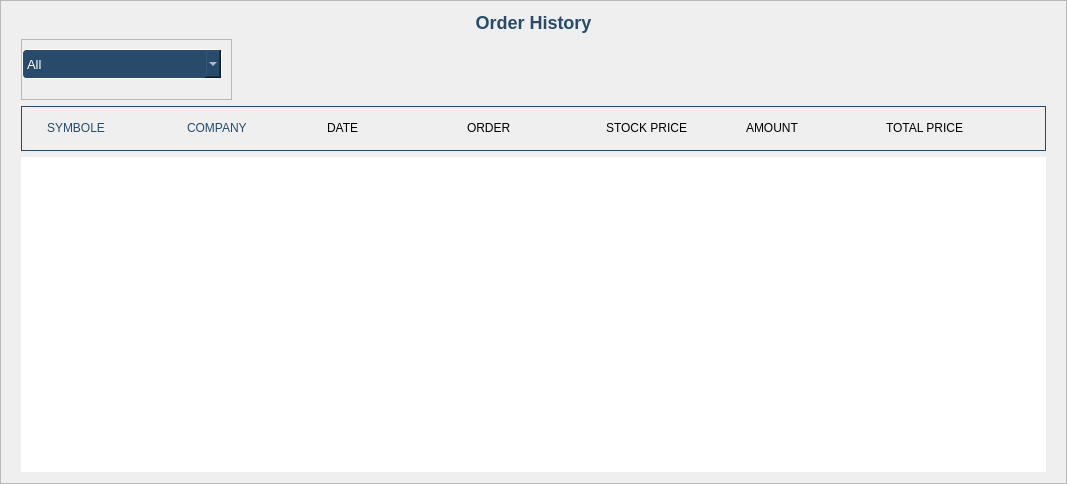
<?xml version="1.0" encoding="UTF-8"?>
<ui version="4.0">
 <class>Frame_History</class>
 <widget class="QFrame" name="Frame_History">
  <property name="geometry">
   <rect>
    <x>0</x>
    <y>0</y>
    <width>1067</width>
    <height>484</height>
   </rect>
  </property>
  <property name="layoutDirection">
   <enum>Qt::RightToLeft</enum>
  </property>
  <property name="styleSheet">
   <string notr="true">#Frame_Portfolio{	
	
	border: 1px solid #274b6f;
	border-radius: 5px;
	padding: 5px 10px;
	color: rgb(40, 73, 107);
	background-color: rgb(249, 249, 249);
}

</string>
  </property>
  <property name="frameShape">
   <enum>QFrame::StyledPanel</enum>
  </property>
  <layout class="QVBoxLayout" name="verticalLayout">
   <property name="leftMargin">
    <number>20</number>
   </property>
   <property name="rightMargin">
    <number>20</number>
   </property>
   <item alignment="Qt::AlignBottom">
    <widget class="QLabel" name="labelTitle">
     <property name="sizePolicy">
      <sizepolicy hsizetype="Preferred" vsizetype="Fixed">
       <horstretch>0</horstretch>
       <verstretch>0</verstretch>
      </sizepolicy>
     </property>
     <property name="styleSheet">
      <string notr="true">font-weight: bold; font-size: 18px;
color: rgb(40, 75, 107);</string>
     </property>
     <property name="text">
      <string>Order History</string>
     </property>
     <property name="alignment">
      <set>Qt::AlignCenter</set>
     </property>
     <property name="margin">
      <number>10</number>
     </property>
    </widget>
   </item>
   <item alignment="Qt::AlignRight">
    <widget class="QFrame" name="frame_combo_box">
     <property name="minimumSize">
      <size>
       <width>0</width>
       <height>0</height>
      </size>
     </property>
     <property name="frameShape">
      <enum>QFrame::StyledPanel</enum>
     </property>
     <property name="frameShadow">
      <enum>QFrame::Raised</enum>
     </property>
     <layout class="QHBoxLayout" name="horizontalLayout">
      <property name="leftMargin">
       <number>0</number>
      </property>
      <property name="bottomMargin">
       <number>20</number>
      </property>
      <item>
       <widget class="QComboBox" name="comboBox">
        <property name="sizePolicy">
         <sizepolicy hsizetype="Fixed" vsizetype="Fixed">
          <horstretch>0</horstretch>
          <verstretch>0</verstretch>
         </sizepolicy>
        </property>
        <property name="minimumSize">
         <size>
          <width>200</width>
          <height>30</height>
         </size>
        </property>
        <property name="font">
         <font>
          <pointsize>10</pointsize>
         </font>
        </property>
        <property name="layoutDirection">
         <enum>Qt::LeftToRight</enum>
        </property>
        <property name="styleSheet">
         <string notr="true">#comboBox{
background-color: rgb(40, 75, 107);
color: rgb(255, 255, 255);
border: 1px solid rgb(255, 255, 255);
padding 5px;
border-radius: 4px;
}
</string>
        </property>
        <property name="currentText">
         <string>All</string>
        </property>
        <property name="sizeAdjustPolicy">
         <enum>QComboBox::AdjustToMinimumContentsLengthWithIcon</enum>
        </property>
        <item>
         <property name="text">
          <string>All</string>
         </property>
        </item>
        <item>
         <property name="text">
          <string>Buy</string>
         </property>
        </item>
        <item>
         <property name="text">
          <string>Sale</string>
         </property>
        </item>
       </widget>
      </item>
     </layout>
    </widget>
   </item>
   <item>
    <widget class="QFrame" name="frameHeaderRow">
     <property name="layoutDirection">
      <enum>Qt::LeftToRight</enum>
     </property>
     <property name="styleSheet">
      <string notr="true">#frameHeaderRow{	
	
	border-bottom: 2px solid #274b6f;
	padding: 5px;
	color: rgb(40, 73, 107);
}</string>
     </property>
     <property name="frameShape">
      <enum>QFrame::Box</enum>
     </property>
     <layout class="QHBoxLayout" name="headerLayout">
      <property name="leftMargin">
       <number>20</number>
      </property>
      <property name="rightMargin">
       <number>20</number>
      </property>
      <item>
       <widget class="QLabel" name="label_symbole">
        <property name="font">
         <font>
          <pointsize>9</pointsize>
         </font>
        </property>
        <property name="styleSheet">
         <string notr="true">color: rgb(40, 75, 107);</string>
        </property>
        <property name="text">
         <string>SYMBOLE</string>
        </property>
       </widget>
      </item>
      <item>
       <widget class="QLabel" name="labelCompany">
        <property name="styleSheet">
         <string notr="true">color: rgb(40, 75, 107);</string>
        </property>
        <property name="text">
         <string>COMPANY</string>
        </property>
       </widget>
      </item>
      <item>
       <widget class="QLabel" name="labelDate">
        <property name="text">
         <string>DATE</string>
        </property>
       </widget>
      </item>
      <item>
       <widget class="QLabel" name="labelOrder">
        <property name="text">
         <string>ORDER</string>
        </property>
       </widget>
      </item>
      <item>
       <widget class="QLabel" name="labelStockPrice">
        <property name="text">
         <string>STOCK PRICE</string>
        </property>
       </widget>
      </item>
      <item>
       <widget class="QLabel" name="labelAmount">
        <property name="text">
         <string>AMOUNT</string>
        </property>
       </widget>
      </item>
      <item>
       <widget class="QLabel" name="labelTotalPrice_2">
        <property name="text">
         <string>TOTAL PRICE</string>
        </property>
       </widget>
      </item>
     </layout>
    </widget>
   </item>
   <item>
    <widget class="QListWidget" name="listWidgetOrders">
     <property name="layoutDirection">
      <enum>Qt::LeftToRight</enum>
     </property>
     <property name="frameShape">
      <enum>QFrame::NoFrame</enum>
     </property>
     <property name="currentRow">
      <number>-1</number>
     </property>
     <property name="sortingEnabled">
      <bool>false</bool>
     </property>
    </widget>
   </item>
  </layout>
 </widget>
 <resources/>
 <connections/>
</ui>
